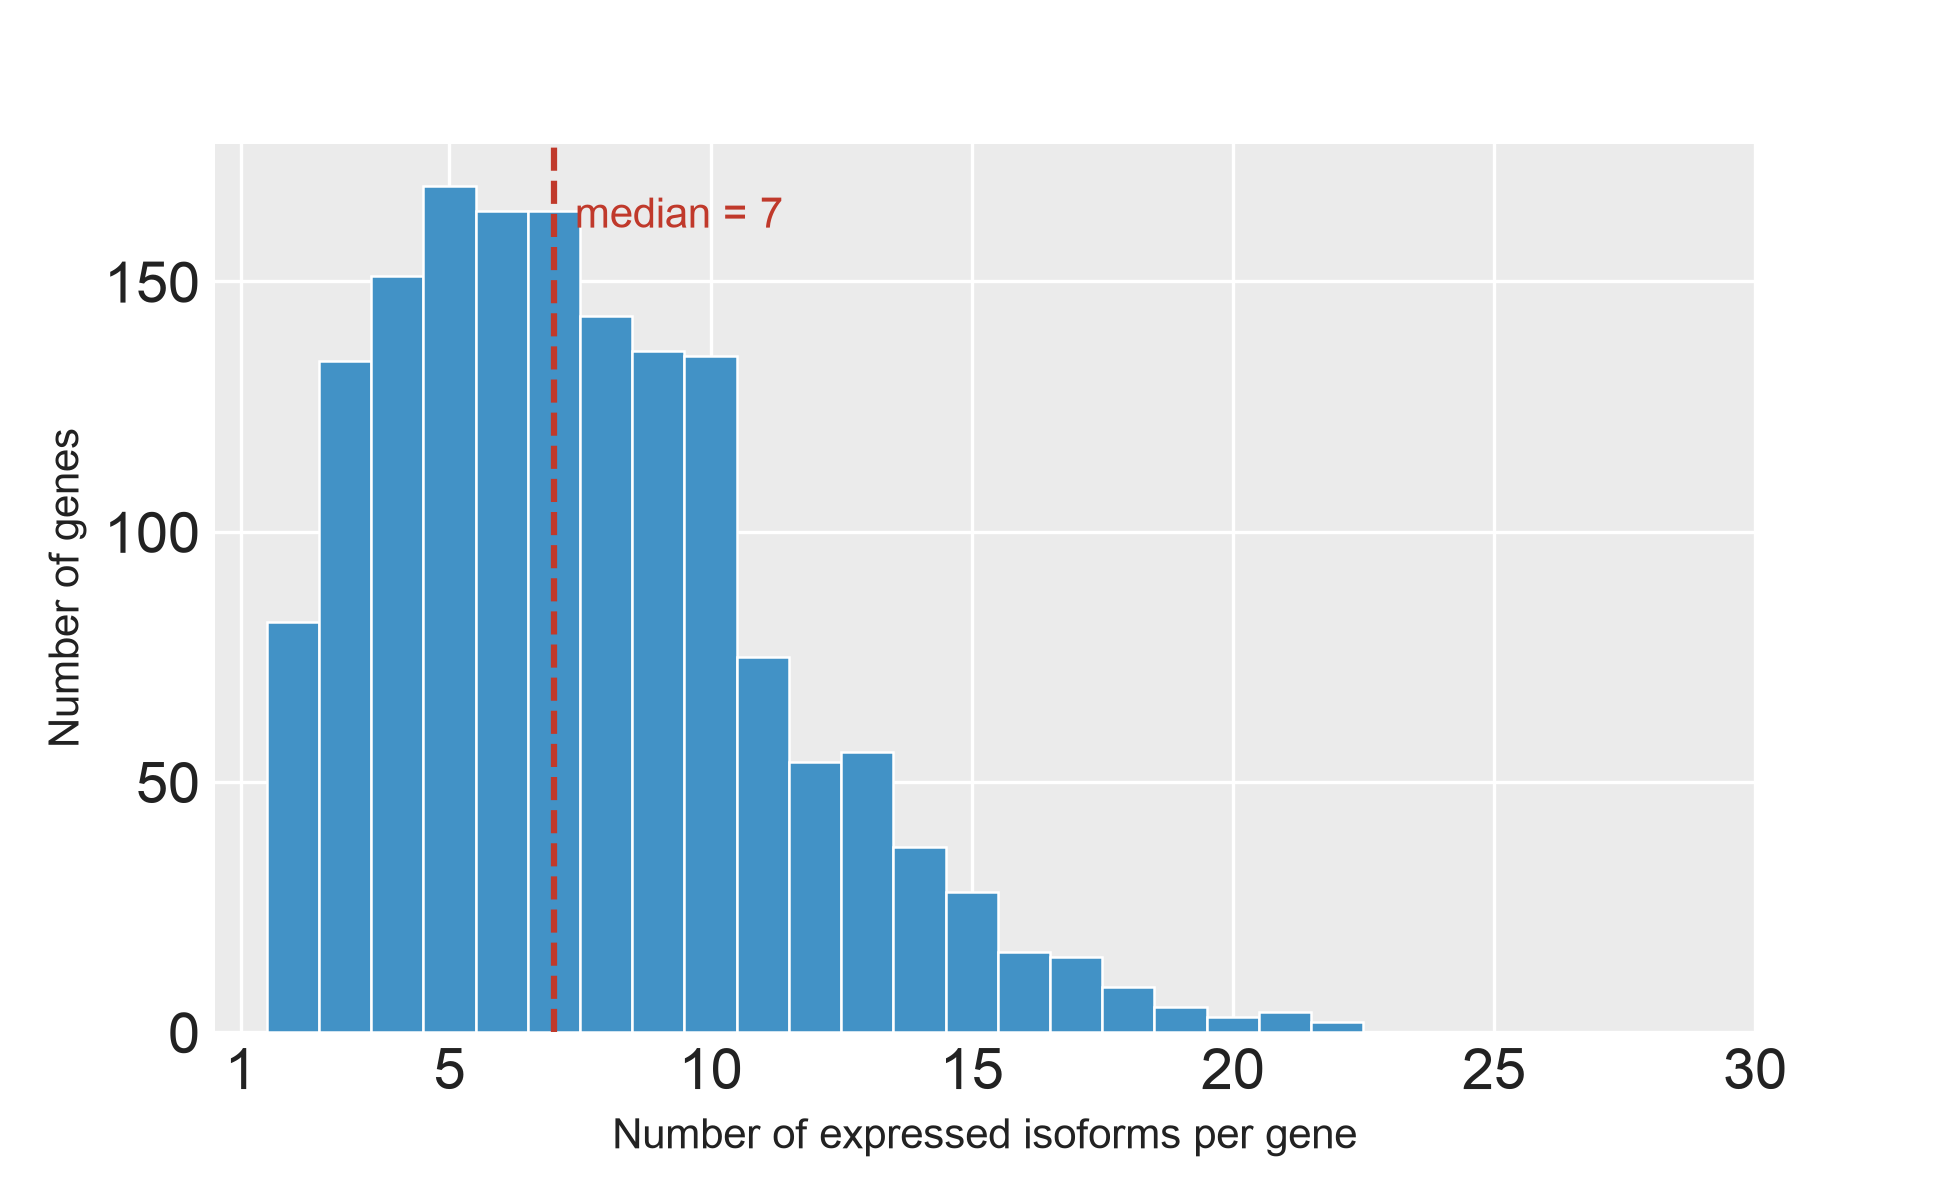

Write the Python code that produced this figure.
"""SF25 — Isoform count per gene in the Isopair pair-set cohort (n = 1,585).

Standalone rebuild of the isoform-count panel that was previously bundled
as Panel A of PairSetDescriptives. Split per Yul-era paper numbering so
the paper's SF25 reference resolves to one figure.

Style: matplotlib rendered with ggplot-mimic theme (grey panel + white
gridlines) so the panel visually matches SF1-SF23. See
figures/lib/ggplot_style.py.
"""

from __future__ import annotations
import sys
from pathlib import Path

import matplotlib.pyplot as plt
import numpy as np
import pandas as pd

HERE = Path(__file__).resolve().parent
LIB  = HERE.parents[1] / "lib"
sys.path.insert(0, str(LIB))

from ggplot_style import (
    apply_ggplot_rcparams,
    style_axes_ggplot,
    render_and_validate,
    docx_body_fs,
    BAR_COLOR,
    TITLE_C,
    HEADER_FS,
)

apply_ggplot_rcparams()

NATIVE_W = 6.5
BODY_FS = docx_body_fs(NATIVE_W)

DATA = HERE / "data"


def main():
    iso = pd.read_csv(DATA / "isoforms_per_gene.tsv", sep="\t")
    summary = pd.read_csv(DATA / "descriptives_summary.tsv", sep="\t").set_index("metric")["value"]
    n_genes = int(summary.loc["n_genes_in_pop_BC"])
    med     = int(summary.loc["median_isoforms_per_gene"])

    fig, ax = plt.subplots(figsize=(NATIVE_W, 4.0))
    fig.subplots_adjust(left=0.11, right=0.90, top=0.88, bottom=0.14)

    style_axes_ggplot(ax)

    # Histogram with 1-count bins
    counts = iso["n_isoforms"].astype(int)
    max_bin = min(int(counts.quantile(0.995)) + 1, 30)
    bins = np.arange(1, max_bin + 2) - 0.5
    ax.hist(counts, bins=bins, color=BAR_COLOR, edgecolor="white", linewidth=0.6, zorder=3)

    # Median reference line
    ax.axvline(med, linestyle="--", color="#c0392b", linewidth=1.5, zorder=4)
    ymax = ax.get_ylim()[1]
    ax.text(
        med + 0.4, ymax * 0.94,
        f"median = {med}",
        ha="left", va="top",
        fontsize=BODY_FS,
        color="#c0392b",
    )

    ax.set_xlabel("Number of expressed isoforms per gene", fontsize=BODY_FS)
    ax.set_ylabel("Number of genes", fontsize=BODY_FS)
    ax.set_xlim(0.5, max_bin + 0.5)
    ax.set_xticks([1, 5, 10, 15, 20, 25, 30])

    # No overall figure title — caption carries the title role (Yul-style).
    render_and_validate(fig, HERE / "figure_sf25_isoforms_per_gene",
                        native_width_in=NATIVE_W)
    print(f"  n_genes = {n_genes:,}  median = {med}  max bin shown = {max_bin}")


if __name__ == "__main__":
    main()
